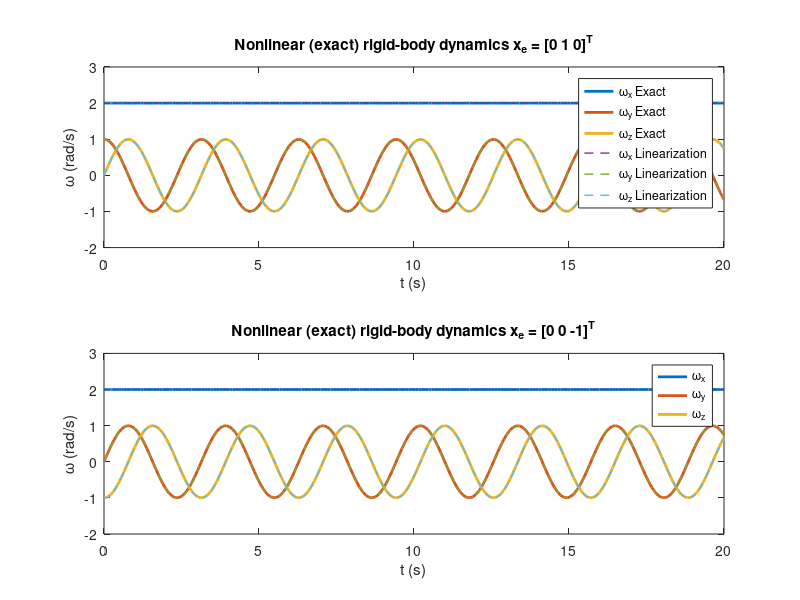

This chart was generated by the following MATLAB code:
% Problem 1(d) phase-plane trajectories for linearized systems
% x1dot = 2*x1 - x1*x2
% x2dot = 2*x1^2 - x2

clc; clear; close all;

% Eq. Points

xe = [2;0;0];
ue = [0 0 0];

% State matrices

A = [0 0 0;
    0 0 -2;
    0 2 0];
dx01 = [0 1 0]';
dx02 = [0 0 -1]';

%% Linearized Function
exp_fun = @(t) [1 0 0;
             0 cos(2*t) -sin(2*t);
             0 sin(2*t) cos(2*t)];
f = @(t,dx0) exp_fun(t)*(dx0);


%% Exact Function
f_exact = @(t,x) [0;
                 -x(1)*x(3);
                 x(1)*x(2)];
u_fun = @(t,x) ue;

%% Calculations
tspan = [0 20];

x0_exact = [xe xe] + [dx01 dx02];

[t1, x_nl1] = ode45(f_exact, tspan, x0_exact(:,1));
[t2, x_nl2] = ode45(f_exact, tspan, x0_exact(:,2));

t = linspace(0,20,500)';
x_lin1 = zeros(length(t),3);
x_lin2 = x_lin1;

for k = 1:length(t)
    x_lin1(k,:) = xe + f(t(k), dx01);
    x_lin2(k,:) = xe + f(t(k), dx02);
end


% Plot results (actual state x(t))
figure; grid on; hold on;

subplot(2,1,1)
plot(t1, x_nl1(:,1), 'LineWidth', 2); hold on
plot(t1, x_nl1(:,2), 'LineWidth', 2); hold on
plot(t1, x_nl1(:,3), 'LineWidth', 2); hold on
plot(t, x_lin1(:,1), '--', 'LineWidth', 1); hold on
plot(t, x_lin1(:,2), '--', 'LineWidth', 1); hold on
plot(t, x_lin1(:,3), '--', 'LineWidth', 1);
xlabel('t (s)');
ylabel('\omega (rad/s)');
legend('\omega_x Exact','\omega_y Exact','\omega_z Exact','\omega_x Linearization','\omega_y Linearization','\omega_z Linearization');
title('Nonlinear (exact) rigid-body dynamics x_e = [0 1 0]^T');
xlim([0 20])
ylim([-2 3])

subplot(2,1,2)
plot(t2, x_nl2(:,1), 'LineWidth', 2); hold on
plot(t2, x_nl2(:,2), 'LineWidth', 2); hold on
plot(t2, x_nl2(:,3), 'LineWidth', 2); hold on
plot(t, x_lin2(:,1), '--', 'LineWidth', 1); hold on
plot(t, x_lin2(:,2), '--', 'LineWidth', 1); hold on
plot(t, x_lin2(:,3), '--', 'LineWidth', 1);
xlabel('t (s)');
ylabel('\omega (rad/s)');
legend('\omega_x','\omega_y','\omega_z');
title('Nonlinear (exact) rigid-body dynamics x_e = [0 0 -1]^T');
xlim([0 20])
ylim([-2 3])